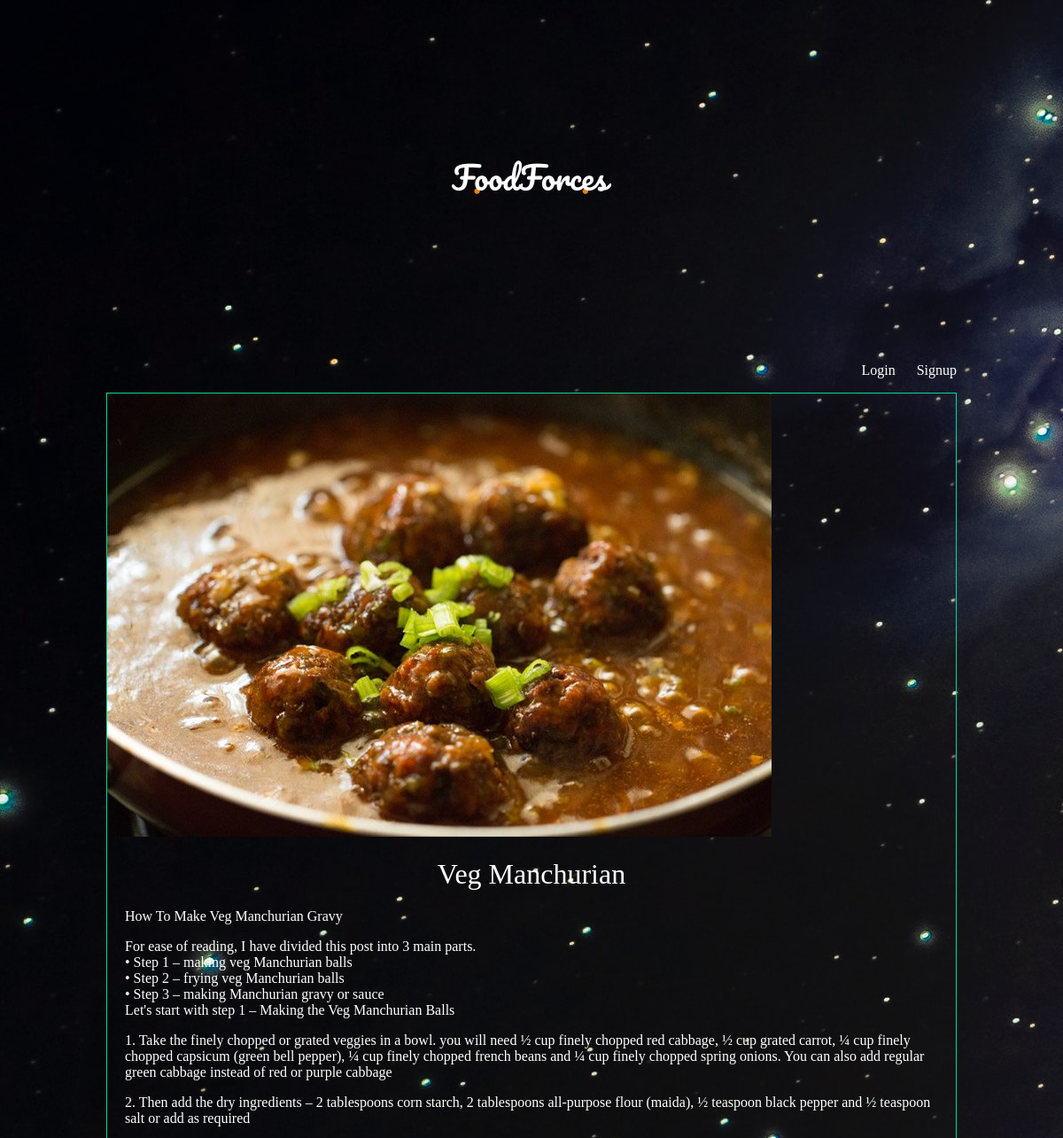
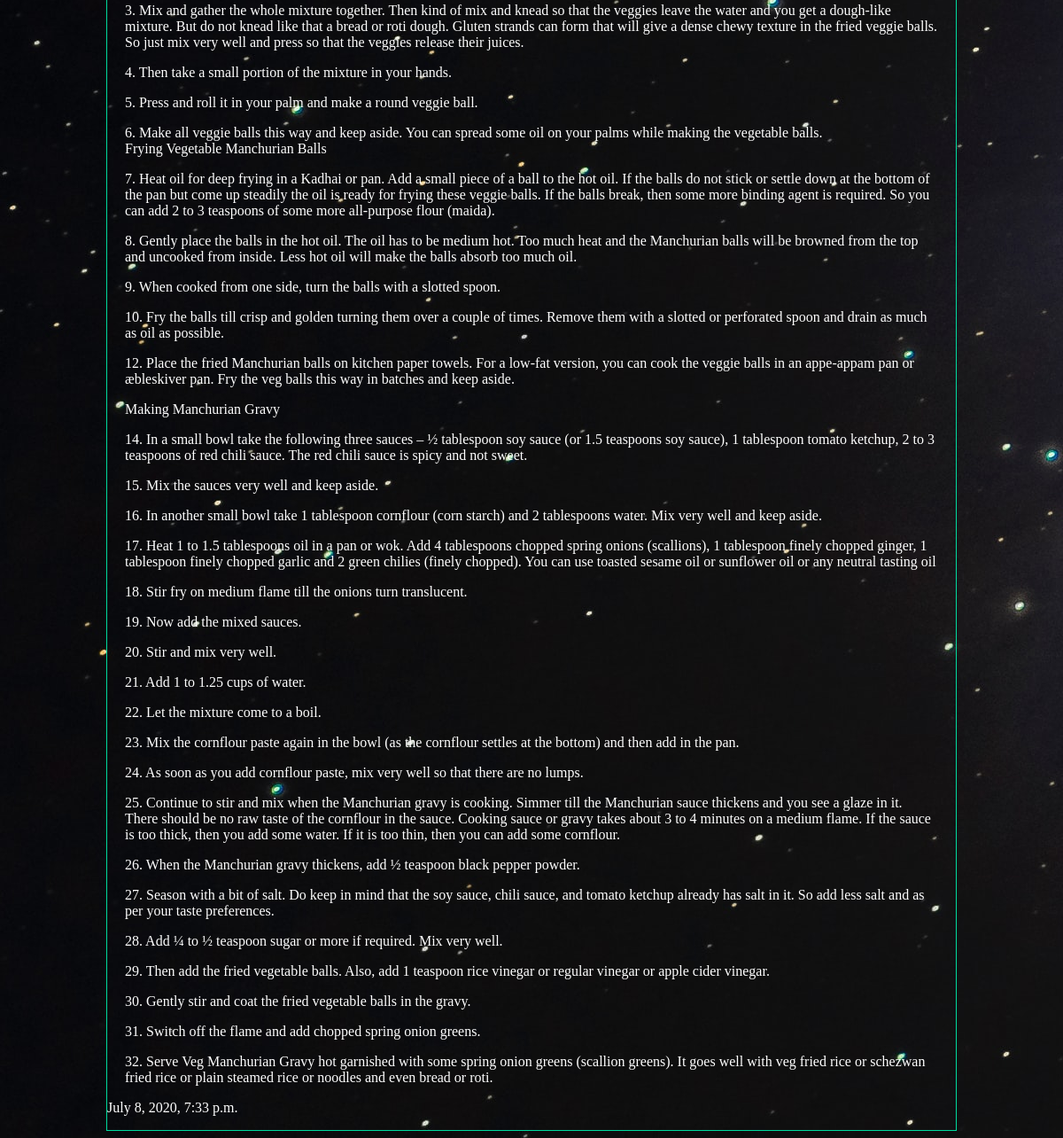
/articles/veg-manchurian/, run on the app's committed database (2 pictures, top to bottom).
### articles/models.py (models this page shows, shortened)
class Article(models.Model):
    title = models.CharField(max_length=100)
    slug = models.SlugField()
    body = models.TextField()
    date = models.DateTimeField(auto_now_add=True)
    thumb = models.ImageField(default='default.jpg', blank=True)
    author = models.ForeignKey(User, default = None, on_delete=models.CASCADE)

### articles/views.py (the view)
# urls.py: url(r'^(?P<slug>[\w-]+)/$', views.article_detail, name="detail"),
def article_detail(request, slug):
    article = Article.objects.get(slug=slug)
    return render(request, 'articles/article_detail.html', {'article': article})

### articles/templates/articles/article_detail.html
{%extends 'base_layout.html' %}
{% block content %}
<div class="article-detail">
  <div class="article">
    <img src="{{article.thumb.url}}"/>
    <h2>{{article.title}}</h2>
    <pre>{{article.body|linebreaks}}</pre>
    <p>{{article.date}}</p>
  </div>
</div>
{% endblock %}

### assets/style.css (style rules this page uses)
body { background-color: #0f121f; background-image: url(stars.jpg); background-repeat-y: no-repeat; color: #fff; }
body * { font-family: Ubuntu; }
h1, h2, h3, h4, h5 { font-weight: normal; margin: 0; }
.article { padding: 10px; border: 1px solid #00dba0; position: relative; padding-bottom: 40px; }
.article h2 { font-size: 1.2em; }
.article-detail .article { padding: 0; }
.article-detail .article img { max-width: 100%; }
.article-detail .article h2 { text-align: center; margin: 20px auto; font-size: 2em }
.article-detail .article pre { margin: 10px 20px; white-space: initial; }

### data on the page
Article: thumb (picture), title "Veg Manchurian", body "How To Make Veg Manchurian Gravy For ease of reading, I have divided this post into 3 main parts. • Step 1 – making veg Manchurian balls • Step 2 – frying veg Manchurian balls • Step 3 – making Manchurian gravy or sauce Let's start with step 1 – Making the Veg Manchurian Balls 1. Take the finely chopped or grated veggies in a bowl. you will need ½ cup finely chopped red cabbage, ½ cup grated carrot, ¼ cup finely chopped capsicum (green bell pepper), ¼ cup finely chopped french beans and ¼ cup finely chopped spring onions. You can also add regular green cabbage instead of red or purple cabbage 2. Then add the dry ingredients – 2 tablespoons corn starch, 2 tablespoons all-purpose flour…", date "July 8, 2020, 7:33 p.m."
